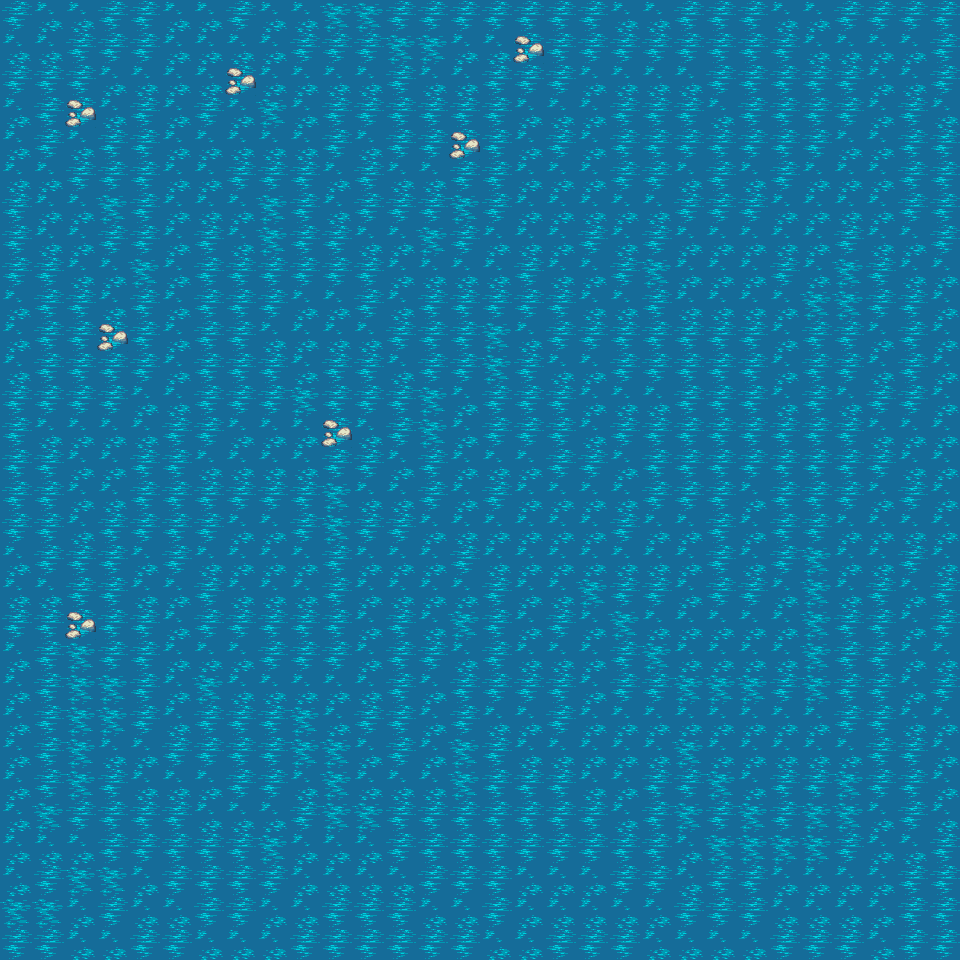

A level layout from a 2D game, rendered from its tile map. Below: a short description, then the map file with its tile-grid data intact:
An orthogonal 30x30 tile map with 32x32 px tiles, 1 tile layer (Ocean), 1 hidden layer not drawn, 2 tilesets.

<map version="1.0" orientation="orthogonal" renderorder="right-down" width="30" height="30" tilewidth="32" tileheight="32" nextobjectid="1">
 <tileset firstgid="1" name="forest_tiles" tilewidth="32" tileheight="32" tilecount="256" columns="16">
  <image source="../images/forest_tiles.png" width="512" height="512" />
 </tileset>
 <tileset firstgid="257" name="meta_tiles" tilewidth="32" tileheight="32" tilecount="2" columns="2">
  <image source="../images/meta_tiles.png" width="67" height="34" />
 </tileset>
 <layer name="Ocean" width="30" height="30">
  <data encoding="csv">
134,137,137,134,134,137,137,134,137,137,156,156,134,134,134,134,134,134,134,137,137,134,134,134,137,137,134,134,134,134,
137,137,134,134,134,137,137,137,137,134,134,134,156,156,137,137,11,134,134,134,134,134,134,134,134,137,137,137,137,134,
134,134,134,137,137,137,137,11,137,137,137,137,134,137,137,134,134,134,137,137,137,137,134,134,134,134,134,137,137,134,
137,134,11,137,134,137,134,137,156,137,134,134,134,134,134,134,137,137,137,134,134,134,137,134,134,134,134,137,134,137,
137,134,137,134,134,137,137,137,137,137,134,137,134,134,11,134,137,134,137,134,134,134,134,134,134,134,137,137,134,134,
137,137,134,134,134,137,137,134,134,134,137,134,137,137,134,134,137,137,137,134,134,137,134,137,134,137,137,137,134,134,
134,137,137,156,134,137,137,137,156,134,137,134,134,134,156,134,137,137,137,137,137,134,134,134,137,137,137,137,134,134,
134,137,137,134,134,137,134,137,156,134,134,137,137,156,134,137,137,137,134,137,134,137,137,137,137,137,134,137,137,134,
134,134,137,137,156,137,134,134,134,134,134,134,137,137,137,137,134,137,137,134,156,137,137,137,134,137,156,134,137,137,
137,134,134,137,134,137,134,134,134,137,137,134,137,134,134,134,134,134,137,137,134,137,137,137,137,156,156,134,134,137,
137,134,134,11,134,137,134,134,137,137,137,137,134,134,134,156,137,134,134,134,134,134,134,134,137,134,134,137,134,137,
137,134,134,134,134,137,134,134,134,137,134,134,137,134,134,156,134,137,137,134,134,134,134,134,137,134,134,137,134,137,
134,134,134,134,137,137,134,134,134,156,134,134,134,156,137,134,134,134,137,137,137,134,134,134,137,134,137,134,134,137,
134,137,137,137,137,134,134,137,137,137,11,137,134,156,137,134,134,134,137,134,134,134,134,134,134,134,134,137,137,137,
134,134,137,137,134,134,137,137,137,137,134,134,137,134,137,137,137,134,134,137,134,134,134,134,134,134,134,134,137,137,
134,134,137,137,134,134,134,134,134,134,156,137,137,134,137,134,137,137,137,137,134,134,134,137,134,134,134,137,134,137,
134,134,137,134,134,134,134,137,137,134,156,134,134,137,137,137,137,137,137,134,137,137,134,137,134,134,137,137,137,137,
137,134,134,134,137,134,137,137,137,137,134,137,137,137,134,137,137,137,137,137,137,137,134,137,134,156,137,137,134,137,
137,137,134,134,137,137,134,137,137,137,134,137,137,137,137,134,137,137,156,134,134,137,134,134,137,156,137,134,137,134,
134,134,11,134,134,137,134,134,134,134,134,137,134,137,156,134,137,134,137,156,137,137,137,137,137,156,134,134,137,134,
137,134,156,134,134,137,137,137,134,134,134,137,134,134,137,134,137,137,137,134,156,137,137,137,137,156,134,134,137,137,
137,134,156,156,134,137,156,137,137,137,137,137,134,137,134,134,134,134,137,134,134,156,156,156,134,156,134,134,137,134,
137,134,156,156,134,137,134,134,134,156,137,134,134,137,134,137,137,134,137,137,137,137,137,137,137,137,134,134,137,137,
137,134,156,137,137,134,134,134,134,156,156,137,134,137,156,134,137,137,137,137,137,156,137,137,137,137,137,134,134,137,
137,134,156,134,137,137,137,134,134,137,156,137,137,137,156,134,134,134,137,137,134,134,156,137,134,134,156,134,134,137,
137,156,134,134,134,134,137,137,137,134,156,156,134,134,134,134,134,134,134,137,134,156,134,156,134,156,156,137,134,137,
137,137,137,134,134,134,134,134,156,137,137,137,134,134,134,134,134,134,134,134,134,137,156,156,156,156,134,137,137,134,
137,134,156,156,137,134,134,134,134,137,137,137,137,134,134,134,137,137,137,134,134,137,134,134,137,137,137,137,134,134,
156,156,137,134,137,137,134,134,137,137,134,134,134,137,137,134,137,137,137,137,137,134,134,134,137,137,137,137,134,134,
134,134,137,137,134,134,137,137,137,134,134,134,134,134,134,137,137,134,134,134,137,137,137,137,134,134,134,137,134,134
</data>
 </layer>
 <layer name="Collision" width="30" height="30" visible="0">
  <data encoding="csv">
257,257,257,257,257,257,257,257,257,257,257,257,257,257,257,257,257,257,257,257,257,257,257,257,257,257,257,257,257,257,
257,257,257,257,257,257,257,257,257,257,257,257,257,257,257,257,257,257,257,257,257,257,257,257,257,257,257,257,257,257,
257,257,257,257,257,257,257,257,257,257,257,257,257,257,257,257,257,257,257,257,257,257,257,257,257,257,257,257,257,257,
257,257,257,257,257,257,257,257,257,257,257,257,257,257,257,257,257,257,257,257,257,257,257,257,257,257,257,257,257,257,
257,257,257,257,257,257,257,257,257,257,257,257,257,257,257,257,257,257,257,257,257,257,257,257,257,257,257,257,257,257,
257,257,257,257,257,257,257,257,257,257,257,257,257,257,257,257,257,257,257,257,257,257,257,257,257,257,257,257,257,257,
257,257,257,257,257,257,257,257,257,257,257,257,257,257,257,257,257,257,257,257,257,257,257,257,257,257,257,257,257,257,
257,257,257,257,257,257,257,257,257,257,257,257,257,257,257,257,257,257,257,257,257,257,257,257,257,257,257,257,257,257,
257,257,257,257,257,257,257,257,257,257,257,257,257,257,257,257,257,257,257,257,257,257,257,257,257,257,257,257,257,257,
257,257,257,257,257,257,257,257,257,257,257,257,257,257,257,257,257,257,257,257,257,257,257,257,257,257,257,257,257,257,
257,257,257,257,257,257,257,257,257,257,257,257,257,257,257,257,257,257,257,257,257,257,257,257,257,257,257,257,257,257,
257,257,257,257,257,257,257,257,257,257,257,257,257,257,257,257,257,257,257,257,257,257,257,257,257,257,257,257,257,257,
257,257,257,257,257,257,257,257,257,257,257,257,257,257,257,257,257,257,257,257,257,257,257,257,257,257,257,257,257,257,
257,257,257,257,257,257,257,257,257,257,257,257,257,257,257,257,257,257,257,257,257,257,257,257,257,257,257,257,257,257,
257,257,257,257,257,257,257,257,257,257,257,257,257,257,257,257,257,257,257,257,257,257,257,257,257,257,257,257,257,257,
257,257,257,257,257,257,257,257,257,257,257,257,257,257,257,257,257,257,257,257,257,257,257,257,257,257,257,257,257,257,
257,257,257,257,257,257,257,257,257,257,257,257,257,257,257,257,257,257,257,257,257,257,257,257,257,257,257,257,257,257,
257,257,257,257,257,257,257,257,257,257,257,257,257,257,257,257,257,257,257,257,257,257,257,257,257,257,257,257,257,257,
257,257,257,257,257,257,257,257,257,257,257,257,257,257,257,257,257,257,257,257,257,257,257,257,257,257,257,257,257,257,
257,257,257,257,257,257,257,257,257,257,257,257,257,257,257,257,257,257,257,257,257,257,257,257,257,257,257,257,257,257,
257,257,257,257,257,257,257,257,257,257,257,257,257,257,257,257,257,257,257,257,257,257,257,257,257,257,257,257,257,257,
257,257,257,257,257,257,257,257,257,257,257,257,257,257,257,257,257,257,257,257,257,257,257,257,257,257,257,257,257,257,
257,257,257,257,257,257,257,257,257,257,257,257,257,257,257,257,257,257,257,257,257,257,257,257,257,257,257,257,257,257,
257,257,257,257,257,257,257,257,257,257,257,257,257,257,257,257,257,257,257,257,257,257,257,257,257,257,257,257,257,257,
257,257,257,257,257,257,257,257,257,257,257,257,257,257,257,257,257,257,257,257,257,257,257,257,257,257,257,257,257,257,
257,257,257,257,257,257,257,257,257,257,257,257,257,257,257,257,257,257,257,257,257,257,257,257,257,257,257,257,257,257,
257,257,257,257,257,257,257,257,257,257,257,257,257,257,257,257,257,257,257,257,257,257,257,257,257,257,257,257,257,257,
257,257,257,257,257,257,257,257,257,257,257,257,257,257,257,257,257,257,257,257,257,257,257,257,257,257,257,257,257,257,
257,257,257,257,257,257,257,257,257,257,257,257,257,257,257,257,257,257,257,257,257,257,257,257,257,257,257,257,257,257,
257,257,257,257,257,257,257,257,257,257,257,257,257,257,257,257,257,257,257,257,257,257,257,257,257,257,257,257,257,257
</data>
 </layer>
</map>
